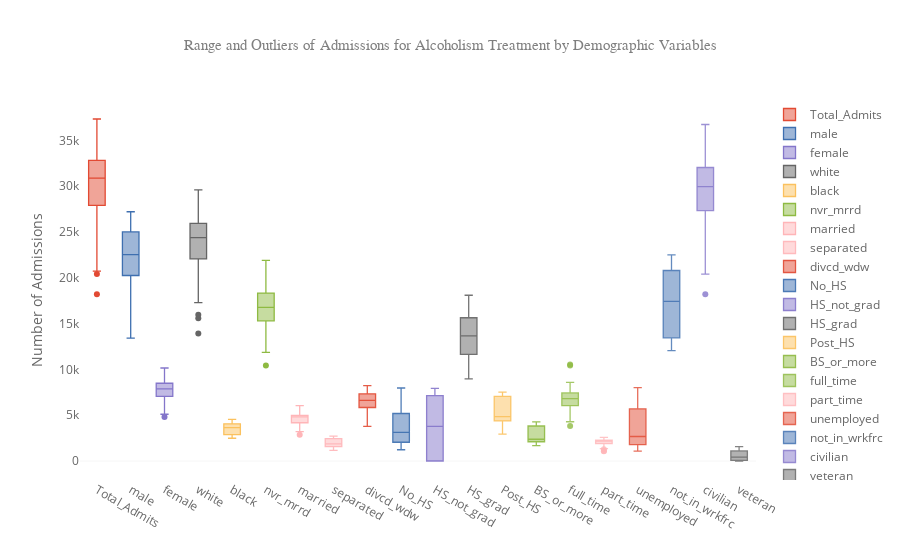

The code cell stored with this chart in its notebook:
### Code cell
# Create box plots of demographic variables in a logical sequence using default color schemes

fig1 = df_demos.iplot(kind='box', boxpoints='outliers', title='Range and Outliers of Admissions for Alcoholism Treatment by Demographic Variables',  yTitle='Number of Admissions', gridcolor='#FFFFFF', asFigure=True)
fig1['layout'].update(titlefont=dict(
            family='Verdana',
            size=15,
            color='#7f7f7f'
            ),
            paper_bgcolor='#FFFFFF', plot_bgcolor='#FFFFFF')
pyo.iplot(fig1)

### Figure 1 — Plotly figure (JSON) as saved in the notebook; plotly's stock layout.template omitted (floating-point values rounded to 4 significant figures)
{"data": [{"boxpoints": "outliers", "line": {"width": 1.3}, "marker": {"color": "rgba(226, 74, 51, 1.0)"}, "name": "Total_Admits", "type": "box", "y": [29526, 31541, 32210, 33411, 34559, 35083, 32965, 30886, 28948, 26727, 22670, 18216, 20421, 20734, 37349, 36572, 32384, 32079, 31201, 29715, 30013, 28841, 27619]}, {"boxpoints": "outliers", "line": {"width": 1.3}, "marker": {"color": "rgba(62, 111, 176, 1.0)"}, "name": "male", "type": "box", "y": [22460, 24161, 24770, 25574, 26205, 26633, 25099, 23280, 21904, 20228, 17566, 13412, 15187, 15469, 27221, 26416, 23351, 23484, 22536, 21410, 21502, 20352, 19490]}, {"boxpoints": "outliers", "line": {"width": 1.3}, "marker": {"color": "rgba(132, 118, 202, 1.0)"}, "name": "female", "type": "box", "y": [7066, 7380, 7440, 7837, 8354, 8450, 7866, 7606, 7044, 6499, 5103, 4803, 5234, 5265, 10128, 10155, 9022, 8578, 8641, 8287, 8501, 8467, 8105]}, {"boxpoints": "outliers", "line": {"width": 1.3}, "marker": {"color": "rgba(101, 101, 101, 1.0)"}, "name": "white", "type": "box", "y": [23985, 25577, 25966, 25781, 26976, 28223, 26130, 24392, 22482, 20624, 17285, 13934, 15592, 15984, 29612, 29190, 25907, 25449, 24641, 23325, 23884, 23057, 21926]}, {"boxpoints": "outliers", "line": {"width": 1.3}, "marker": {"color": "rgba(251, 193, 94, 1.0)"}, "name": "black", "type": "box", "y": [3636, 3707, 3736, 4526, 4552, 4075, 4159, 4109, 4028, 3779, 3382, 2571, 2910, 2579, 4081, 3771, 3061, 3118, 3122, 2870, 2653, 2555, 2485]}, {"boxpoints": "outliers", "line": {"width": 1.3}, "marker": {"color": "rgba(142, 186, 66, 1.0)"}, "name": "nvr_mrrd", "type": "box", "y": [15265, 16301, 16775, 17966, 19072, 19183, 18414, 17497, 16425, 15027, 13060, 10419, 11853, 12102, 21909, 21306, 18559, 18118, 17200, 16651, 16830, 16264, 15450]}, {"boxpoints": "outliers", "line": {"width": 1.3}, "marker": {"color": "rgba(255, 181, 184, 1.0)"}, "name": "married", "type": "box", "y": [4699, 4979, 4978, 4967, 4942, 5059, 4816, 4263, 4147, 4017, 3231, 2856, 3250, 3207, 6041, 5858, 4977, 4914, 5011, 4706, 4951, 4808, 4783]}, {"boxpoints": "outliers", "line": {"width": 1.3}, "marker": {"color": "rgba(255, 181, 184, 0.89999999999999991)"}, "name": "separated", "type": "box", "y": [2525, 2669, 2710, 2700, 2481, 2603, 2309, 2213, 2061, 1856, 1547, 1166, 1311, 1284, 2338, 2268, 1841, 1863, 1794, 1666, 1705, 1498, 1457]}, {"boxpoints": "outliers", "line": {"width": 1.3}, "marker": {"color": "rgba(226, 74, 51, 0.89999999999999991)"}, "name": "divcd_wdw", "type": "box", "y": [7033, 7587, 7742, 7776, 8062, 8234, 7425, 6909, 6315, 5824, 4832, 3775, 4007, 4140, 7055, 6984, 6792, 6620, 6385, 6240, 6039, 5906, 5532]}, {"boxpoints": "outliers", "line": {"width": 1.3}, "marker": {"color": "rgba(62, 111, 176, 0.89999999999999991)"}, "name": "No_HS", "type": "box", "y": [2852, 3153, 3123, 3120, 3013, 2977, 2545, 2171, 2005, 1742, 1413, 1230, 1273, 1267, 7974, 7445, 6164, 5991, 5502, 5235, 5036, 4728, 4437]}, {"boxpoints": "outliers", "line": {"width": 1.3}, "marker": {"color": "rgba(132, 118, 202, 0.89999999999999991)"}, "name": "HS_not_grad", "type": "box", "y": [7104, 7282, 7264, 7587, 7935, 7743, 7156, 6736, 6309, 5254, 4256, 3387, 3773, 3682, 0, 0, 0, 0, 0, 0, 0, 0, 0]}, {"boxpoints": "outliers", "line": {"width": 1.3}, "marker": {"color": "rgba(101, 101, 101, 0.89999999999999991)"}, "name": "HS_grad", "type": "box", "y": [13671, 14632, 15203, 15791, 16256, 16930, 16027, 15195, 14036, 13188, 11469, 8970, 10226, 10395, 18103, 17822, 14660, 13665, 12693, 12407, 12161, 11390, 10520]}, {"boxpoints": "outliers", "line": {"width": 1.3}, "marker": {"color": "rgba(251, 193, 94, 0.89999999999999991)"}, "name": "Post_HS", "type": "box", "y": [3979, 4379, 4471, 4620, 4956, 4957, 4855, 4578, 4414, 4384, 3686, 2941, 3345, 3453, 7018, 7014, 7203, 7350, 7131, 6829, 7526, 7176, 7065]}, {"boxpoints": "outliers", "line": {"width": 1.3}, "marker": {"color": "rgba(142, 186, 66, 0.89999999999999991)"}, "name": "BS_or_more", "type": "box", "y": [1917, 2091, 2140, 2288, 2398, 2468, 2376, 2194, 2180, 2150, 1844, 1680, 1800, 1936, 4212, 4262, 3700, 3487, 3821, 3820, 4121, 3956, 3992]}, {"boxpoints": "outliers", "line": {"width": 1.3}, "marker": {"color": "rgba(142, 186, 66, 0.79999999999999982)"}, "name": "full_time", "type": "box", "y": [5630, 5978, 6853, 6659, 6968, 7942, 7197, 6700, 6706, 6245, 4284, 3835, 4469, 4564, 10539, 10423, 8596, 7103, 6786, 6812, 7337, 7526, 7462]}, {"boxpoints": "outliers", "line": {"width": 1.3}, "marker": {"color": "rgba(255, 181, 184, 0.79999999999999982)"}, "name": "part_time", "type": "box", "y": [2075, 2270, 2214, 2253, 2361, 2441, 2318, 2147, 1872, 1575, 1061, 1086, 1291, 1342, 2524, 2585, 2245, 2274, 2155, 1935, 2212, 2257, 2000]}, {"boxpoints": "outliers", "line": {"width": 1.3}, "marker": {"color": "rgba(226, 74, 51, 0.79999999999999982)"}, "name": "unemployed", "type": "box", "y": [4152, 3602, 2872, 2673, 2722, 2590, 2249, 1874, 1757, 1466, 1194, 1076, 1244, 1272, 2258, 2539, 6104, 8007, 7383, 6880, 6824, 5734, 5578]}, {"boxpoints": "outliers", "line": {"width": 1.3}, "marker": {"color": "rgba(62, 111, 176, 0.79999999999999982)"}, "name": "not_in_wrkfrc", "type": "box", "y": [17668, 19690, 20270, 21825, 22508, 22109, 21201, 20165, 18613, 17441, 16130, 12218, 13416, 13556, 22026, 20984, 14841, 13837, 13584, 13232, 12931, 12670, 12052]}, {"boxpoints": "outliers", "line": {"width": 1.3}, "marker": {"color": "rgba(132, 118, 202, 0.79999999999999982)"}, "name": "civilian", "type": "box", "y": [28147, 29969, 30890, 32083, 33129, 33864, 32187, 30384, 28945, 26717, 22666, 18210, 20416, 20729, 36749, 36041, 31961, 31726, 30875, 29468, 29681, 28441, 27087]}, {"boxpoints": "outliers", "line": {"width": 1.3}, "marker": {"color": "rgba(101, 101, 101, 0.79999999999999982)"}, "name": "veteran", "type": "box", "y": [1369, 1564, 1313, 1326, 1427, 1215, 777, 501, 0, 0, 0, 0, 0, 0, 597, 527, 421, 351, 324, 246, 329, 397, 526]}], "layout": {"legend": {"bgcolor": "#FFFFFF", "font": {"color": "#666666"}}, "paper_bgcolor": "#FFFFFF", "plot_bgcolor": "#FFFFFF", "title": "Range and Outliers of Admissions for Alcoholism Treatment by Demographic Variables", "titlefont": {"color": "#7f7f7f", "family": "Verdana", "size": 15}, "xaxis1": {"gridcolor": "#FFFFFF", "showgrid": true, "tickfont": {"color": "#666666"}, "title": "", "titlefont": {"color": "#666666"}, "zerolinecolor": "#F6F6F6"}, "yaxis1": {"gridcolor": "#FFFFFF", "showgrid": true, "tickfont": {"color": "#666666"}, "title": "Number of Admissions", "titlefont": {"color": "#666666"}, "zerolinecolor": "#F6F6F6"}}}
